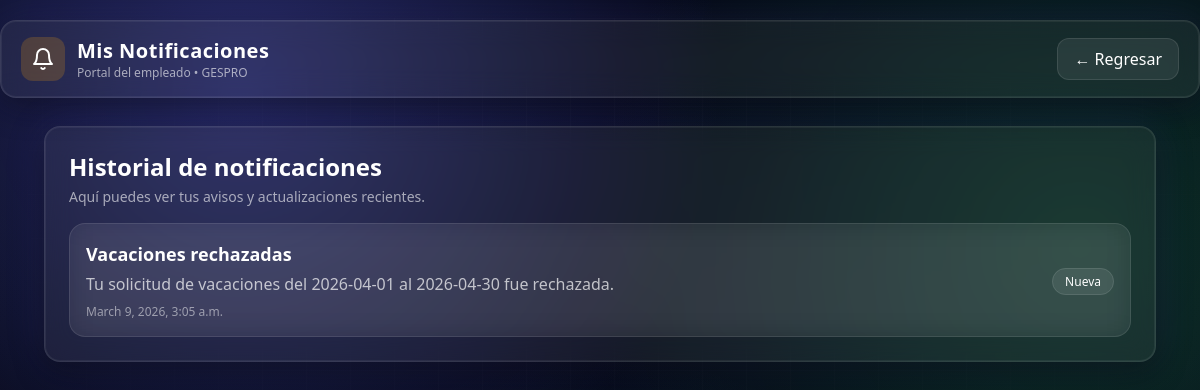
/mis-notificaciones/ (signed in), run on the app's committed database.
### empleados_Alex/models.py (models this page shows, shortened)
class Notificacion(models.Model):
    usuario = models.ForeignKey(User, on_delete=models.CASCADE, related_name="notificaciones")
    titulo = models.CharField(max_length=150)
    mensaje = models.TextField()
    leida = models.BooleanField(default=False)
    fecha_creacion = models.DateTimeField(auto_now_add=True)

### empleados_Alex/views.py (the view)
# urls.py: path('mis-notificaciones/', usuario_notificaciones, name='usuario_notificaciones'),
@login_required(login_url='/')
def usuario_notificaciones(request):
    notificaciones = Notificacion.objects.filter(
        usuario=request.user
    ).order_by("-fecha_creacion")
    return render(request, "usuarios/notificaciones_usuario.html", {
        "notificaciones": notificaciones
    })

### templates/usuarios/notificaciones_usuario.html (shortened to what this page needs)
<!DOCTYPE html>
<html lang="es">
<head>
  <script src="https://cdn.tailwindcss.com"></script>
</head>
<body class="tech-bg text-white">
  <header class="sticky top-0 z-50">
    <div class="glass glow mx-auto max-w-7xl mt-5 rounded-2xl px-5 py-4">
      <div class="flex items-center justify-between gap-4">
        <div class="flex items-center gap-3">
          <div class="h-11 w-11 rounded-xl bg-amber-500/20 grid place-items-center">
            <i data-feather="bell"></i>
          </div>
          <div>
            <h1 class="text-xl font-bold tracking-wide">Mis Notificaciones</h1>
            <p class="text-xs text-white/60">Portal del empleado • GESPRO</p>
          </div>
        </div>
        <a href="{% url 'empleados_Alex:user_dashboard' %}"
           class="chip rounded-xl px-4 py-2 hover:bg-white/10 transition">
          ← Regresar
        </a>
      </div>
    </div>
  </header>
  <main class="mx-auto max-w-6xl px-5 pb-12 pt-7 space-y-6">
    <section class="glass glow rounded-2xl p-6">
      <div class="mb-4">
        <h2 class="text-2xl font-bold">Historial de notificaciones</h2>
        <p class="text-white/60 text-sm mt-1">
          Aquí puedes ver tus avisos y actualizaciones recientes.
        </p>
      </div>
      <div class="space-y-3">
        {% for n in notificaciones %}
          <div class="glass rounded-2xl p-4">
            <div class="flex flex-col md:flex-row md:items-center md:justify-between gap-3">
              <div>
                <p class="font-semibold text-lg">{{ n.titulo }}</p>
                <p class="text-white/70 mt-1">{{ n.mensaje }}</p>
                <p class="text-xs text-white/50 mt-2">{{ n.fecha_creacion }}</p>
              </div>
              <div>
                {% if n.leida %}
                  <span class="chip rounded-full px-3 py-1 text-xs">Leída</span>
                {% else %}
                  <span class="chip rounded-full px-3 py-1 text-xs">Nueva</span>
                {% endif %}
              </div>
            </div>
          </div>
        {% empty %}
          <div class="glass rounded-2xl p-4 text-white/60">
            No tienes notificaciones todavía.
          </div>
        {% endfor %}
      </div>
    </section>
  </main>
</body>
</html>

### templates/usuarios/notificaciones_usuario.html (style rules this page uses)
.tech-bg { background: radial-gradient(800px circle at 20% 10%, rgba(99,102,241,.35), transparent 60%), radial-gradient(900px circle at 90% 30%, rgba(34,197,94,.20), transparent 55%), radial-gradient(700px circle at 50% 90%, rgba(56,189,248,.20), transparent 55%), linear-gradient(180deg, #050816 0%, #070a1a 40%, #040612 100%); position: relative; min-height: 100vh; overflow-x: hidden; }
.tech-bg::before { content:""; position:absolute; inset:-2px; background-image: linear-gradient(rgba(255,255,255,.06) 1px, transparent 1px), linear-gradient(90deg, rgba(255,255,255,.06) 1px, transparent 1px); background-size: 44px 44px; opacity:.35; pointer-events:none; mask-image: radial-gradient(circle at 50% 20%, rgba(0,0,0,1) 0%, rgba(0,0,0,.35) 55%, rgba(0,0,0,0) 85%); }
.glass { background: rgba(255,255,255,.06); border: 1px solid rgba(255,255,255,.10); backdrop-filter: blur(14px); -webkit-backdrop-filter: blur(14px); }
.glow { box-shadow: 0 0 0 1px rgba(255,255,255,.06) inset, 0 10px 30px rgba(0,0,0,.45), 0 0 40px rgba(99,102,241,.15); }
.chip { background: rgba(255,255,255,.08); border: 1px solid rgba(255,255,255,.10); }

### data on the page
Notificacion: titulo "Vacaciones rechazadas", mensaje "Tu solicitud de vacaciones del 2026-04-01 al 2026-04-30 fue rechazada.", fecha_creacion "March 9, 2026, 3:05 a.m.", leida "Nueva"
